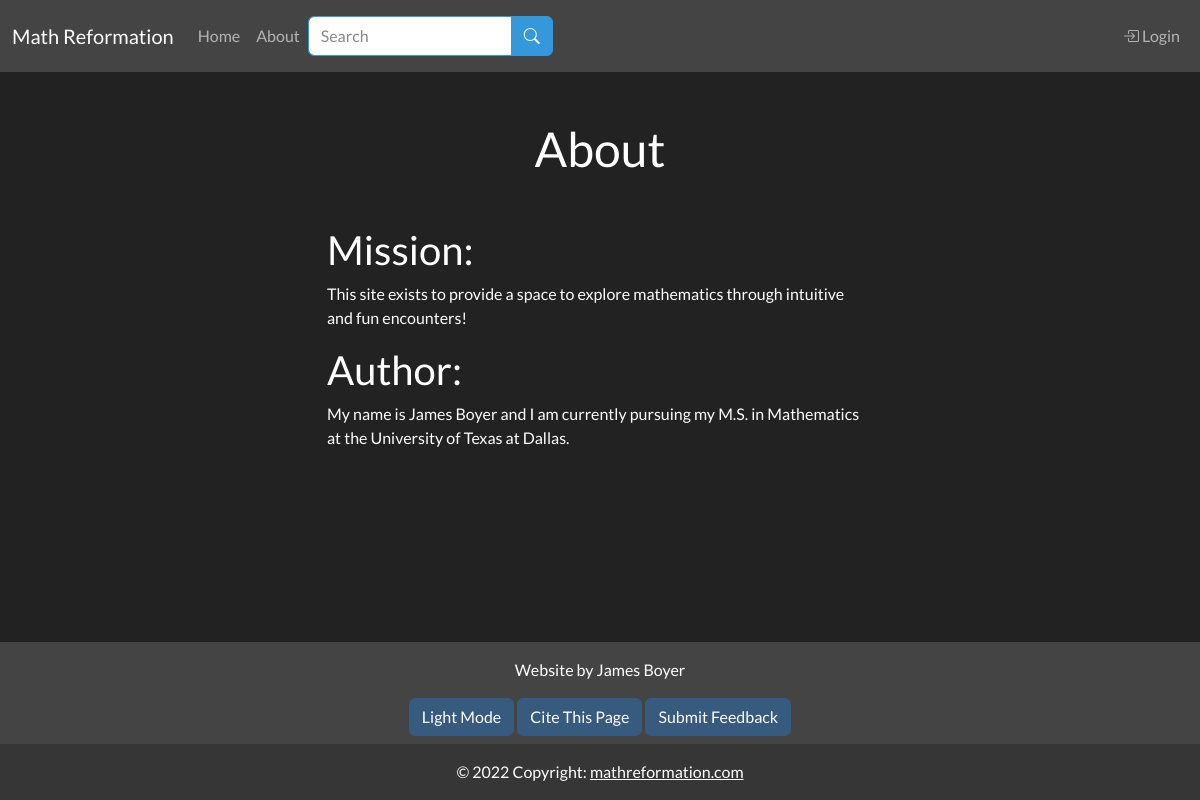
Before: /about with the older database file.
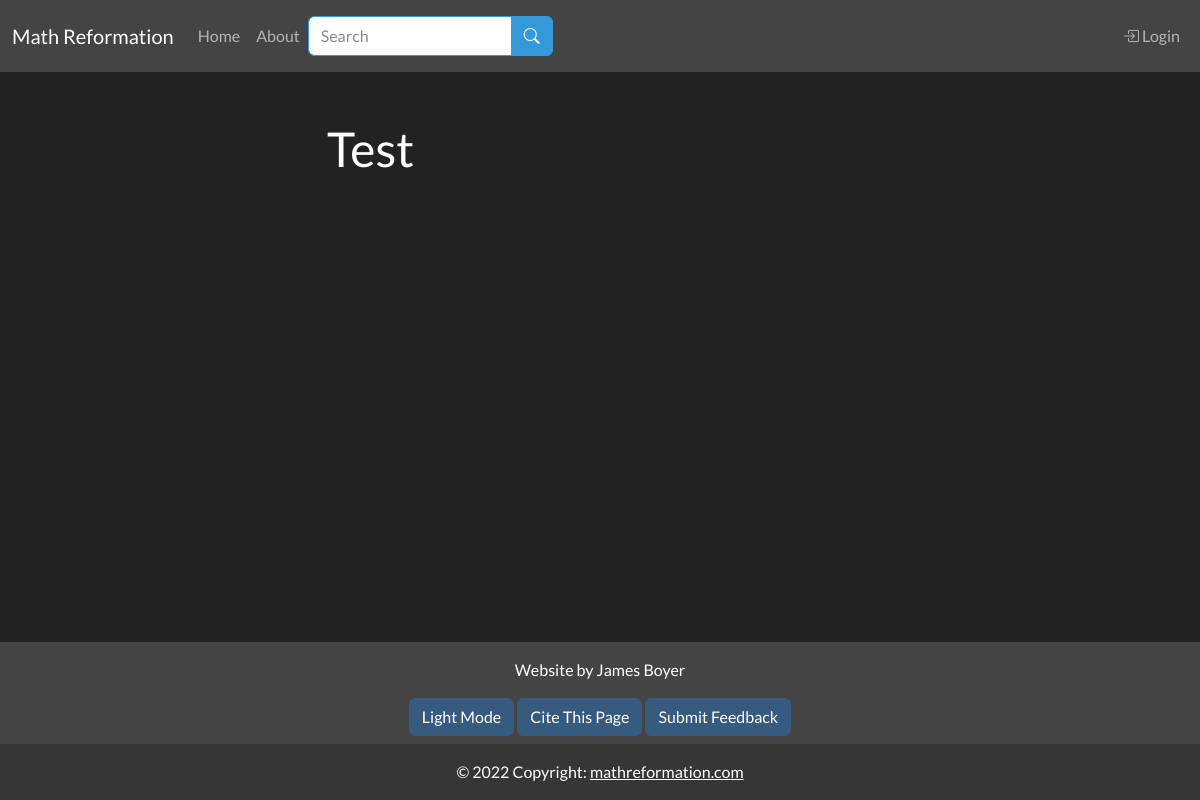
After: the same page with the newer database file.
### app/models.py (models this page shows, shortened)
class SearchableMixin(object):
    @classmethod
    def search(cls, expression, page, per_page):
        ids, scores, total = query_index(cls.__tablename__, expression, page, per_page)
        if total == 0:
            return cls.query.filter_by(id=0), [], 0
        when = []
        for i in range(len(ids)):
            when.append((ids[i], i))
        return cls.query.filter(cls.id.in_(ids)).order_by( db.case(when, value=cls.id)), scores, total

class Article(SearchableMixin, db.Model):
    __searchable__ = ["body_main", "name"]
    id = db.Column(db.Integer, primary_key=True)
    name = db.Column(db.String(64), index=True, unique=True, nullable=False)
    path = db.Column(db.String(50), unique=True, nullable=False)
    date_added = db.Column(db.DateTime, nullable=False,
        default=datetime.utcnow)
    body_main = db.Column(db.String(), index=True)
    body_draft = db.Column(db.String(), index=True)
    is_visible = db.Column(db.Boolean())
    header = db.Column(db.String(), index=True)
    order = db.Column(db.Integer())
    user_id = db.Column(db.Integer, db.ForeignKey('user.id'))
    categories = db.relationship('Category', secondary = article_categories_table,
                                 backref=db.backref('articles', lazy=True), lazy=True)

### app/main/routes.py (the view)
@bp.route("/article/about")
@bp.route("/about", methods=["GET"])
def about():
    about_article = Article.query.filter_by(path='about').first()
    return render_template('main/about.html', title="About", about_article=about_article)

### app/main/forms.py
class SearchForm(FlaskForm):
    q = StringField("Search", validators=[DataRequired()])
    submit = SubmitField("Search")
    def __init__(self, *args, **kwargs):
        if 'formdata' not in kwargs:
            kwargs['formdata'] = request.args
        if 'csrf_enabled' not in kwargs:
            kwargs['csrf_enabled'] = False
        super(SearchForm, self).__init__(*args, **kwargs)

### MathReformationWebsite.py (called while the page is built)
@app.context_processor
def add_imports():
    return dict(admin_permission=admin_permission, author_permission=author_permission, g=g)

### app/main/routes.py (called while the page is built)
@bp.before_app_request
def before_request():
    g.search_form = SearchForm(meta={'csrf': False})
    if g.search_form.validate():
        print("here")

### app/templates/main/about.html
{% extends "base.html" %}
{% block content %}
{{ about_article.body_main | safe }}
{% endblock %}
{% block citation %}
{{ citation_info(page_type="Math Reformation", page_name="About") }}
{% endblock %}

Changed rows visible on the page:
removed Article: body_main "About Mission: This site exists to provide a space to explore mathematics through intuitive and fun encounters! Author: My name is James Boyer and I am currently pursuing my M.S. in Mathematics at the University of Texas at Dallas."
added Article: body_main "Test"
